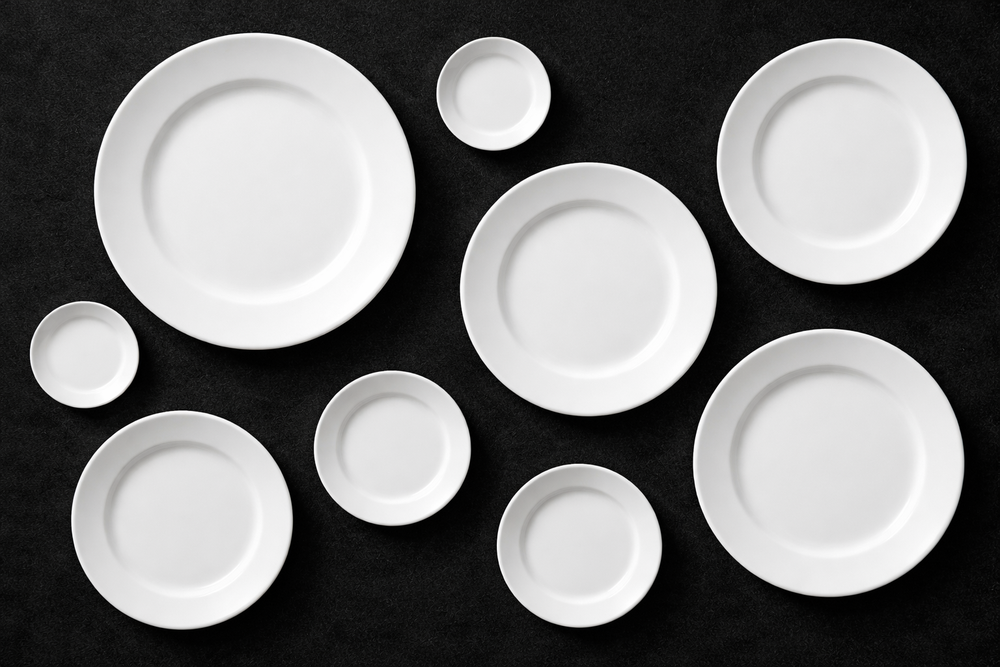
#> input picture Actividad1/plates.png, 1000 x 667 px, shrunk from 1536 x 1024 before the run
$ python seg_platos.py
#> lines starting #> are read from the running program, lines starting #| are printed output that depends on the picture; after the words box and inside, x2 and y2 are one past the last pixel; in counts of white or black regions, pixels touching at a corner belong together
import matplotlib.pyplot as plt
import cv2
import numpy as np
from pathlib import Path
from skimage import io, measure
from skimage.color import label2rgb
from skimage.measure import regionprops
from scipy import ndimage as nd
import pandas as pd

# --- Load image safely ---
img_path = Path(__file__).with_name("plates.png")
if not img_path.exists():
    raise FileNotFoundError(
        f"Could not find {img_path.name} next to this script. Expected at: {img_path}"
    )

# skimage loads RGB by default
img = io.imread(str(img_path))
#> img is the input picture: shape (667, 1000, 3); mean R, G, B 119.9, 119.7, 119.7

# --- 1) Show original ---
plt.figure(figsize=(6, 6))
plt.title("Original")
plt.imshow(img)
plt.axis("off")

# --- 2) Segment white plates in HSV ---
# Ensure uint8 for OpenCV
if img.dtype != np.uint8:
    img_u8 = img.astype(np.uint8)
else:
    img_u8 = img

hsv = cv2.cvtColor(img_u8, cv2.COLOR_RGB2HSV)
#> hsv: shape (667, 1000, 3); mean H, S, V 40, 7.1, 120.1
# White mask (tune if needed)
mask = cv2.inRange(hsv, (0, 0, 180), (180, 70, 255))
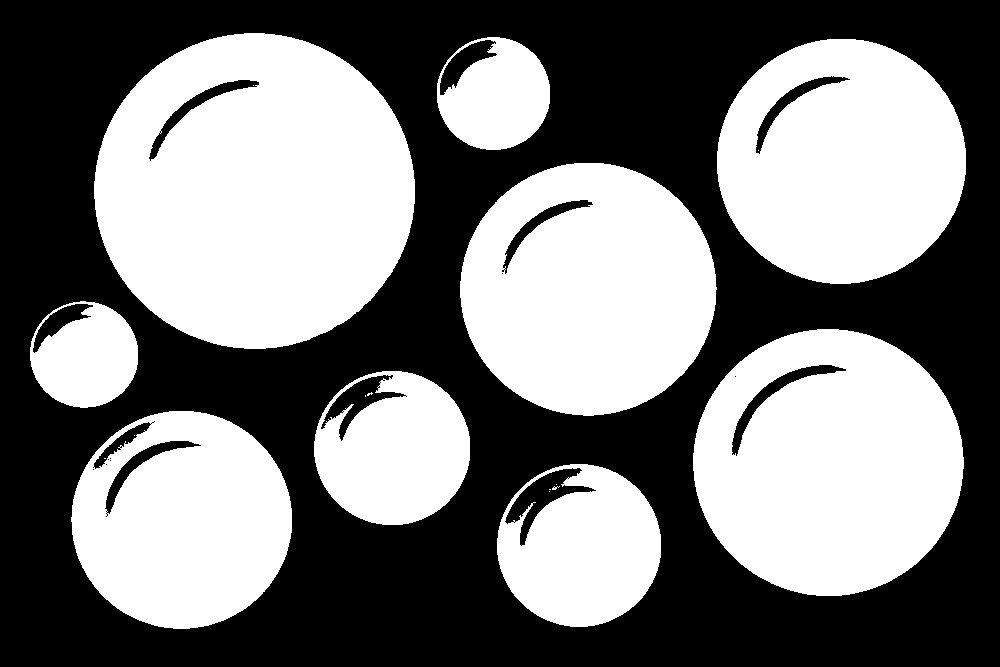
#> mask: shape (667, 1000); 47.9% white; 19 white regions (10 under 20 px), largest, box (x1, y1, x2, y2) and area: (94, 33, 415, 349) 78218, (693, 329, 964, 596) 55244, (460, 163, 717, 416) 49861

plt.figure(figsize=(6, 6))
plt.title("Mask")
plt.imshow(mask, cmap="gray")
plt.axis("off")

# --- 3) Clean mask (closing) ---
# ndimage expects boolean; convert once and back if needed
mask_bool = mask > 0
closed_mask = nd.binary_closing(mask_bool, structure=np.ones((7, 7), dtype=bool))
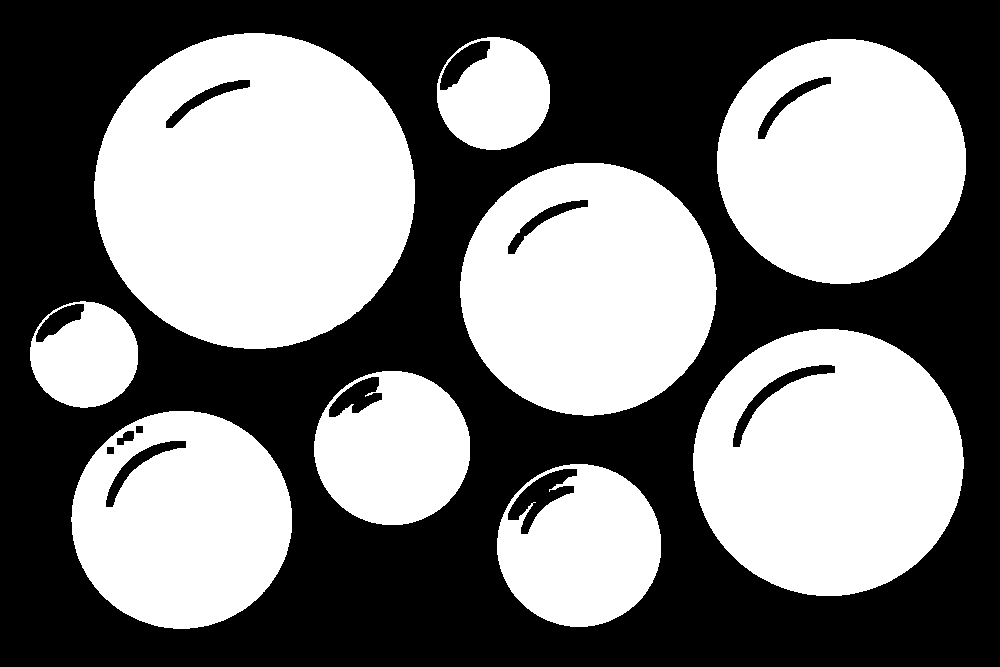
#> closed_mask: shape (667, 1000) bool; 48.2% white; 9 white regions, largest, box (x1, y1, x2, y2) and area: (94, 33, 415, 349) 78528, (693, 329, 964, 596) 55330, (460, 163, 717, 416) 49984

plt.figure(figsize=(6, 6))
plt.title("Closed mask")
plt.imshow(closed_mask, cmap="gray")
plt.axis("off")

# --- 4) Label connected components ---
label_image = measure.label(closed_mask)
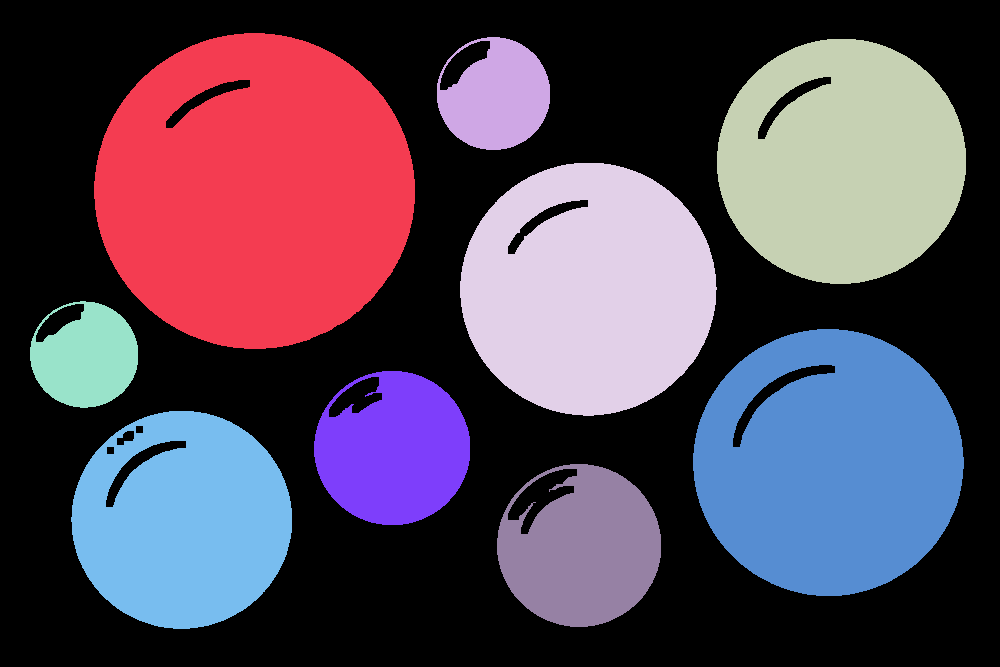
#> label_image: shape (667, 1000) int32; 10 distinct labels, from 0 to 9; one colour per label, 0 black

plt.figure(figsize=(6, 6))
plt.title("Labels")
plt.imshow(label_image)
plt.axis("off")

# --- 5) Overlay labels on image + draw label text ---
image_label_overlay = label2rgb(label_image, image=img, bg_label=0)
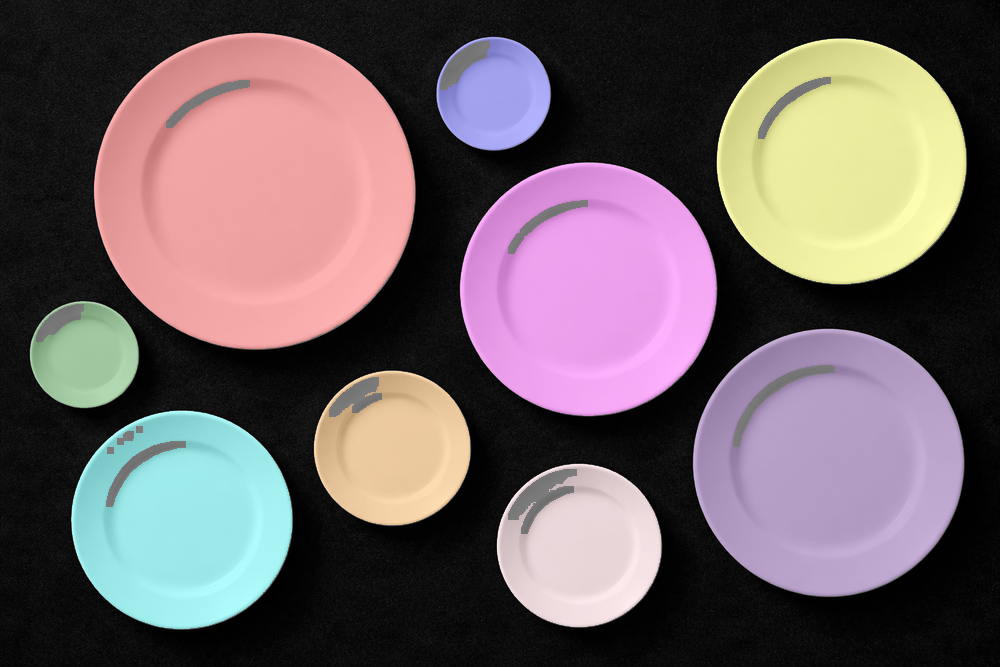
#> image_label_overlay: shape (667, 1000, 3) float64; mean R, G, B 0.433, 0.38, 0.392

fig, ax = plt.subplots(figsize=(7, 7))
ax.set_title("Detected plates (labeled)")
ax.imshow(image_label_overlay)

for r in regionprops(label_image):
    # Skip tiny regions (noise). Adjust threshold as needed.
    if r.area < 500:
        continue

    ax.text(
        r.centroid[1],
        r.centroid[0],
        f"{r.label}",
        color="red",
        fontsize=12,
        ha="center",
        va="center",
    )
#> this loop made 9 passes

ax.axis("off")

# --- 6) Table of region properties ---
props = measure.regionprops_table(
    label_image,
    intensity_image=img,
    properties=[
        "label",
        "area",
        "equivalent_diameter",
        "mean_intensity",
        "solidity",
        "centroid",
    ],
)
#> props = 9 items

df = pd.DataFrame(props)
#> df = table of 9 rows and 9 columns

# Filter same noise threshold used above (keep consistent)
df = df[df["area"] >= 500].reset_index(drop=True)

count = len(df)
#> count = 9
print("Total plates:", count)
#| Total plates: 9
print(df.head())
#> (printed output is left out)

# --- Show all figures when running as a script ---
plt.show()
